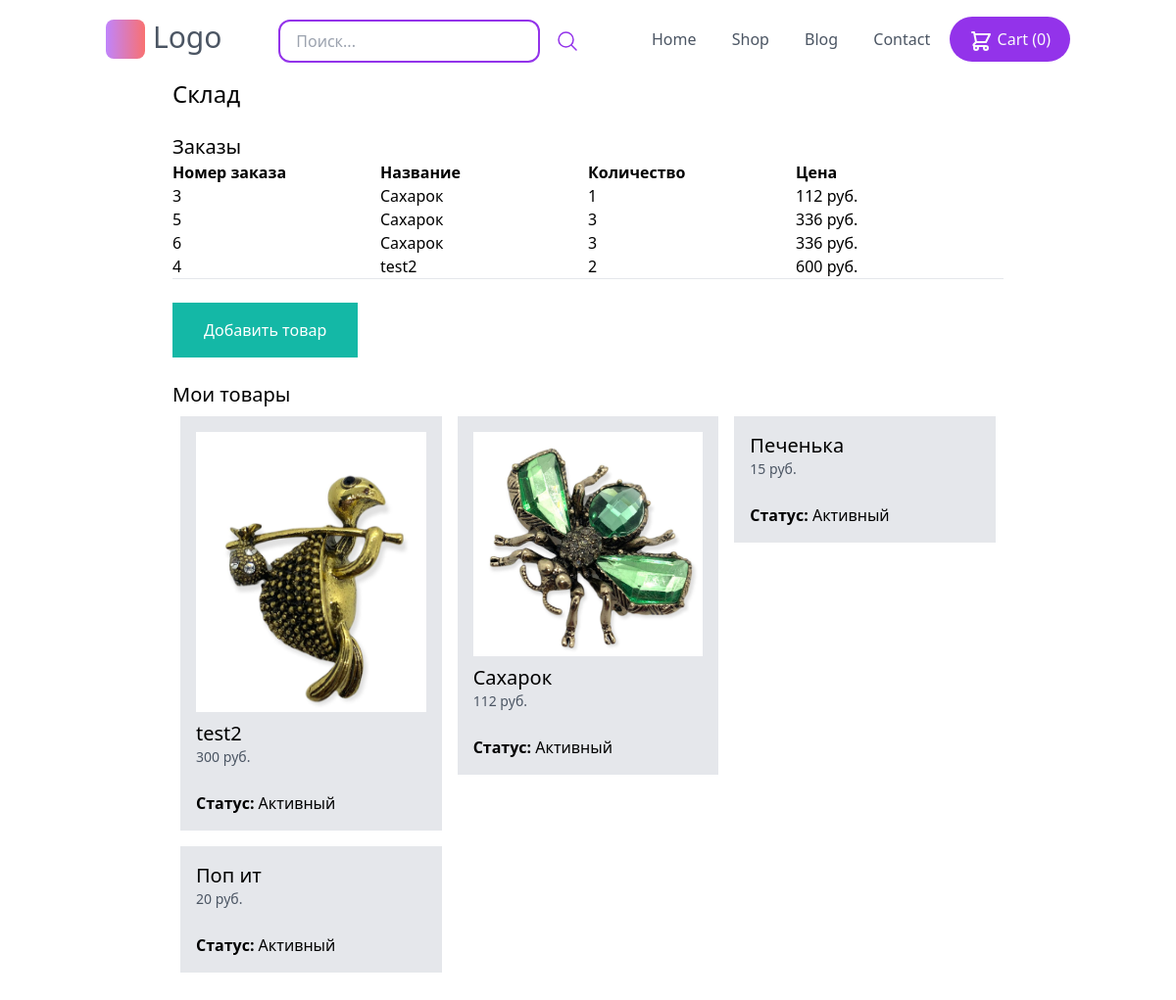
/my-store/ (signed in), run on the app's committed database.
### store/models.py (models this page shows, shortened)
class OrderItem(models.Model):
    order = models.ForeignKey(Order, related_name='items', on_delete=models.CASCADE)
    product = models.ForeignKey(Product, related_name='items', on_delete=models.CASCADE)
    price = models.IntegerField()
    quantity = models.IntegerField(default=1)

class Order(models.Model):
    first_name = models.CharField(max_length=255)
    last_name = models.CharField(max_length=255)
    address = models.CharField(max_length=255)
    zipcode = models.CharField(max_length=255)
    city = models.CharField(max_length=255)
    paid_amount = models.IntegerField(blank=True, null=True)
    is_paid = models.BooleanField(default=False)
    payment_intent = models.CharField(max_length=255)
    created_by = models.ForeignKey(
        User, related_name='orders', on_delete=models.SET_NULL, null=True)
    created_at = models.DateTimeField(auto_now_add=True)

class Product(models.Model):
    DRAFT = 'Черновик'
    WAITING_APPROVAL = 'Ожидает подтверждения'
    ACTIVE = 'Активный'
    DELETED = 'Удалён'
    STATUS_CHOICES = (
        (DRAFT, 'Черновик'),
        (WAITING_APPROVAL, 'Ожидает подтверждения'),
        (ACTIVE, 'Активный'),
        (DELETED, 'Удалён'),
    )
    user = models.ForeignKey(
        User, related_name='products', on_delete=models.CASCADE, verbose_name='Пользователь')
    category = models.ForeignKey(
        Category, related_name='products', on_delete=models.CASCADE, verbose_name='Категория')
    title = models.CharField(max_length=50, verbose_name='Название')
    slug = models.SlugField(max_length=50, verbose_name='Слаг')
    description = models.TextField(blank=True, verbose_name='Описание')
    price = models.IntegerField()
    created_at = models.DateTimeField(auto_now_add=True)
    updated_at = models.DateTimeField(auto_now=True)
    image = models.ImageField(upload_to='uploads/product_images', blank=True, null=True)
    thumbnail = models.ImageField(upload_to='uploads/product_images/thumbnail', blank=True, null=True)
    status = models.CharField(
        max_length=50, verbose_name='Статус', choices=STATUS_CHOICES, default=ACTIVE)
    class Meta:
        verbose_name = 'Товар'
        verbose_name_plural = 'Товары'
        ordering = ('-created_at',)
    def get_display_price(self):
        return self.price

### userprofile/views.py (the view)
# urls.py: path('my-store/', views.my_store, name='my_store'),
@login_required
def my_store(request):
    products = request.user.products.exclude(status=Product.DELETED)
    order_items = OrderItem.objects.filter(product__user=request.user)
    print(order_items)
    return render(request, 'userprofile/my_store.html', {
        'products': products,
        'order_items': order_items
    })

### store/cart.py (called while the page is built)
    def __len__(self):
        return sum(item['quantity'] for item in self.cart.values())

### store/context_processors.py (called while the page is built)
def cart(request):
    return {'cart': Cart(request)}

### userprofile/templates/userprofile/my_store.html (shortened to what this page needs)
{% extends 'core/base.html' %}
{% block content %}
<h1 class="text-2xl"> Склад </h1>
<h2 class="mt-6 text-xl">Заказы</h2>
<div class="flex flex-wrap">
    <div class="w-1/4">
        <strong>Номер заказа</strong>
    </div>
    <div class="w-1/4">
        <strong>Название</strong>
    </div>
    <div class="w-1/4">
        <strong>Количество</strong>
    </div>
    <div class="w-1/4">
        <strong>Цена</strong>
    </div>
</div>
{% for order_item in order_items %}
<div class="flex flex-wrap">
    <div class="w-1/4">
       <a href="{% url 'my_store_order_detail' order_item.order.id %}"> {{ order_item.order.id}}</a>
    </div>
    <div class="w-1/4">
        {{ order_item.product.title }}
    </div>
    <div class="w-1/4">
        {{ order_item.quantity }}
    </div>
    <div class="w-1/4">
        {{ order_item.price }} руб.
    </div>
</div>
{% endfor %}
<hr>
<a href="{% url 'add_product' %}" class="mt-6 inline-block py-4 px-8 bg-teal-500 text-white">Добавить товар</a>
<h2 class="mt-6 text-xl">Мои товары</h2>
{% if products %}
<div class="flex flex-wrap">
    {% for product in products %}
       <div class="product w-1/3 p-2">
           <div class="p-4 bg-gray-200">
               <a href="{% url 'edit_product' product.id %}">
                   {% if product.image %}
                   <div class="image mb-2">
                       <img src="{{ product.image.url }}" alt="Image of {{ product.title }}">
                   </div>
                   {% endif %}
                   <h2 class="text-xl">{{ product.title }}</h2>
                   <p class="text-sm text-gray-600">
                       {{ product.get_display_price }} руб.
                   </p>
                   <hr class='my-3'>
                   <p><strong>Статус: </strong>{{ product.get_status_display }}</p>
               </a>
           </div>
       </div>
   {% endfor %}
   </div>
{% else %}
<p class="mt-4 py-4 px-8 bg-gray-200">Здесь еще нет не одного товара...</p>
{% endif %}
{% endblock %}

### data on the page
OrderItem: order.id "3", product "Сахарок", quantity "1", price "112"
OrderItem: order.id "5", product "Сахарок", quantity "3", price "336"
OrderItem: order.id "6", product "Сахарок", quantity "3", price "336"
OrderItem: order.id "4", product "test2", quantity "2", price "600"
Product: image (picture), title "test2", get_display_price "300", status "Активный"
Product: image (picture), title "Сахарок", get_display_price "112", status "Активный"
Product: title "Печенька", get_display_price "15", status "Активный"
Product: title "Поп ит", get_display_price "20", status "Активный"

### other printed values
{{ cart|length }} "0"
